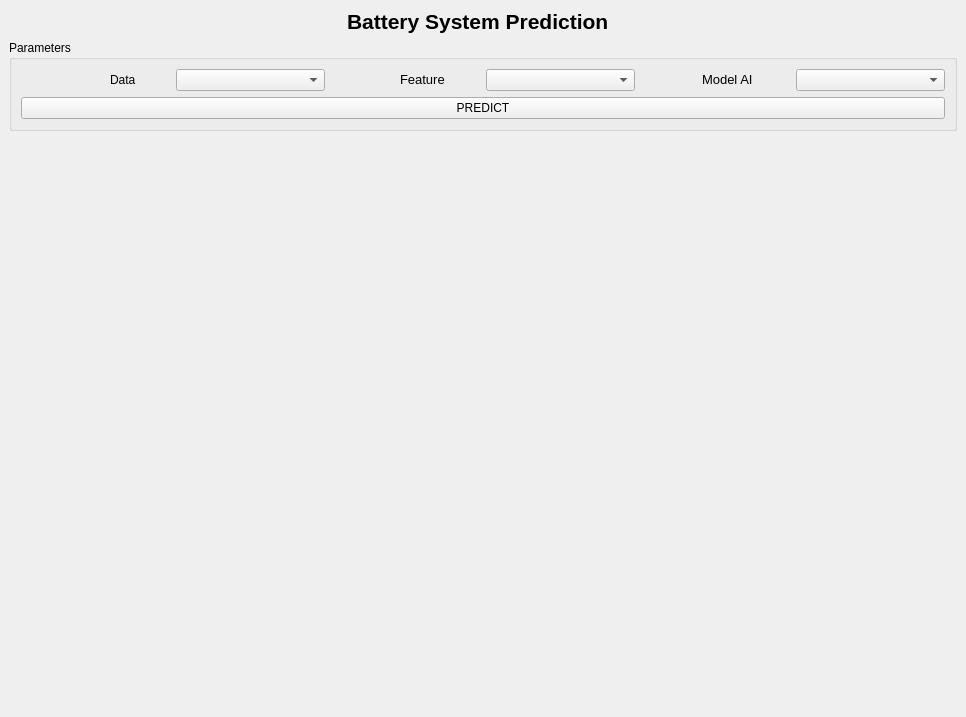
<?xml version="1.0" encoding="UTF-8"?>
<ui version="4.0">
 <class>MainWindow</class>
 <widget class="QMainWindow" name="MainWindow">
  <property name="geometry">
   <rect>
    <x>0</x>
    <y>0</y>
    <width>966</width>
    <height>717</height>
   </rect>
  </property>
  <property name="windowTitle">
   <string>Battery System Prediction</string>
  </property>
  <property name="windowIcon">
   <iconset>
    <normaloff>BRIN resized.png</normaloff>BRIN resized.png</iconset>
  </property>
  <widget class="QWidget" name="centralwidget">
   <layout class="QGridLayout" name="gridLayout_4">
    <item row="0" column="0">
     <layout class="QGridLayout" name="gridLayout_2">
      <item row="1" column="1">
       <layout class="QVBoxLayout" name="plotSpace"/>
      </item>
      <item row="0" column="1">
       <layout class="QVBoxLayout" name="verticalLayout">
        <item>
         <layout class="QHBoxLayout" name="horizontalLayout">
          <property name="leftMargin">
           <number>0</number>
          </property>
          <property name="rightMargin">
           <number>279</number>
          </property>
          <item>
           <widget class="QLabel" name="logo_brin">
            <property name="enabled">
             <bool>true</bool>
            </property>
            <property name="text">
             <string/>
            </property>
            <property name="pixmap">
             <pixmap>BRIN_main.png</pixmap>
            </property>
            <property name="alignment">
             <set>Qt::AlignCenter</set>
            </property>
            <property name="margin">
             <number>8</number>
            </property>
           </widget>
          </item>
          <item>
           <widget class="QLabel" name="judul">
            <property name="font">
             <font>
              <pointsize>12</pointsize>
             </font>
            </property>
            <property name="contextMenuPolicy">
             <enum>Qt::NoContextMenu</enum>
            </property>
            <property name="text">
             <string>&lt;html&gt;&lt;head/&gt;&lt;body&gt;&lt;p&gt;&lt;span style=&quot; font-size:16pt; font-weight:600;&quot;&gt;Battery System Prediction&lt;/span&gt;&lt;/p&gt;&lt;/body&gt;&lt;/html&gt;</string>
            </property>
            <property name="alignment">
             <set>Qt::AlignLeading|Qt::AlignLeft|Qt::AlignVCenter</set>
            </property>
            <property name="margin">
             <number>8</number>
            </property>
           </widget>
          </item>
         </layout>
        </item>
        <item>
         <widget class="QGroupBox" name="groupBox">
          <property name="title">
           <string>Parameters</string>
          </property>
          <layout class="QGridLayout" name="gridLayout_3">
           <item row="0" column="1">
            <layout class="QGridLayout" name="gridLayout">
             <item row="0" column="0">
              <widget class="QLabel" name="Data">
               <property name="text">
                <string>&lt;html&gt;&lt;head/&gt;&lt;body&gt;&lt;p&gt;&lt;span style=&quot; font-size:9pt;&quot;&gt;Data&lt;/span&gt;&lt;/p&gt;&lt;/body&gt;&lt;/html&gt;</string>
               </property>
               <property name="textFormat">
                <enum>Qt::MarkdownText</enum>
               </property>
               <property name="margin">
                <number>0</number>
               </property>
               <property name="indent">
                <number>89</number>
               </property>
              </widget>
             </item>
             <item row="0" column="1">
              <widget class="QComboBox" name="boxData"/>
             </item>
             <item row="0" column="2">
              <widget class="QLabel" name="Feature">
               <property name="text">
                <string>&lt;html&gt;&lt;head/&gt;&lt;body&gt;&lt;p&gt;&lt;span style=&quot; font-size:10pt;&quot;&gt;Feature&lt;/span&gt;&lt;/p&gt;&lt;/body&gt;&lt;/html&gt;</string>
               </property>
               <property name="indent">
                <number>69</number>
               </property>
              </widget>
             </item>
             <item row="0" column="3">
              <widget class="QComboBox" name="boxFeature"/>
             </item>
             <item row="0" column="4">
              <widget class="QLabel" name="Model">
               <property name="text">
                <string>&lt;html&gt;&lt;head/&gt;&lt;body&gt;&lt;p&gt;&lt;span style=&quot; font-size:10pt;&quot;&gt;Model AI&lt;/span&gt;&lt;/p&gt;&lt;/body&gt;&lt;/html&gt;</string>
               </property>
               <property name="indent">
                <number>61</number>
               </property>
              </widget>
             </item>
             <item row="0" column="5">
              <widget class="QComboBox" name="boxModel"/>
             </item>
             <item row="1" column="0" colspan="6">
              <widget class="QPushButton" name="predictButton">
               <property name="text">
                <string>PREDICT</string>
               </property>
              </widget>
             </item>
            </layout>
           </item>
          </layout>
         </widget>
        </item>
       </layout>
      </item>
      <item row="2" column="1">
       <spacer name="horizontalSpacer">
        <property name="orientation">
         <enum>Qt::Horizontal</enum>
        </property>
        <property name="sizeHint" stdset="0">
         <size>
          <width>1208</width>
          <height>0</height>
         </size>
        </property>
       </spacer>
      </item>
      <item row="1" column="0">
       <spacer name="verticalSpacer">
        <property name="orientation">
         <enum>Qt::Vertical</enum>
        </property>
        <property name="sizeHint" stdset="0">
         <size>
          <width>0</width>
          <height>40</height>
         </size>
        </property>
       </spacer>
      </item>
     </layout>
    </item>
   </layout>
  </widget>
 </widget>
 <resources>
  <include location="logo.qrc"/>
 </resources>
 <connections/>
</ui>
